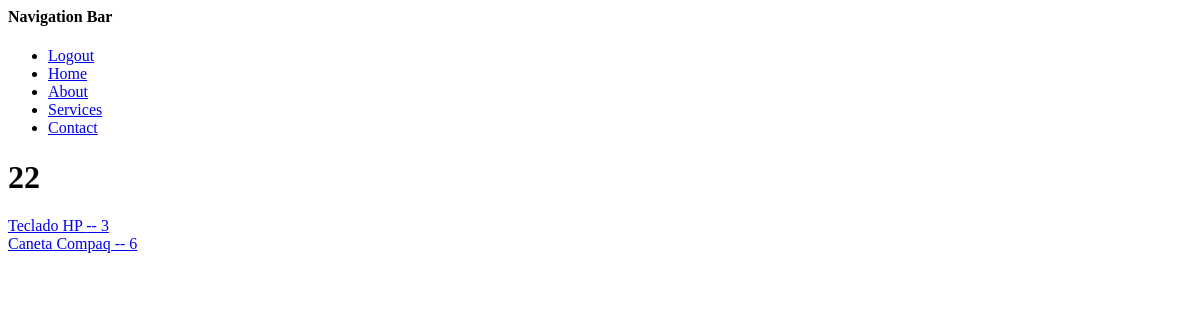
Page /local/2/ (signed in) on the earlier database version.
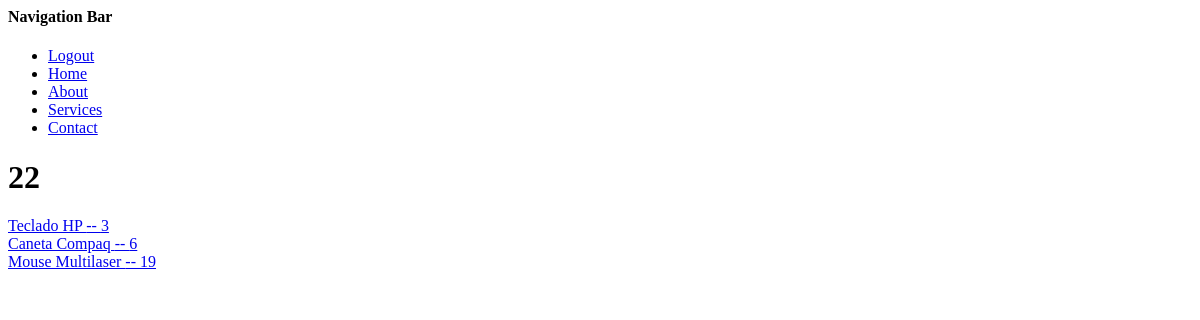
Same page on the later database version.
### base/models.py (models this page shows, shortened)
class MaterialQuantityStore(models.Model):
    material = models.ForeignKey(Material, on_delete=models.RESTRICT)
    local_store = models.ForeignKey(LocalStore, on_delete=models.RESTRICT)
    quantity_material = models.IntegerField(null=False, blank=False)

class Material (models.Model):
    name = models.CharField(unique=True, max_length=100, null=False)
    description = models.TextField(unique=False, null=True)
    measureUnit = models.CharField(unique=False, max_length=30, null=False)
    updated = models.DateTimeField(auto_now=True)
    created = models.DateTimeField(auto_now_add=True)
    class Meta:
        ordering = ["name"]
    def __str__(self):
        return self.name

### base/views.py (the view)
# urls.py: path("local/<str:pk>/", views.local_item, name="local_item"),
@login_required(login_url="login")
def local_item(request, pk):
    local= LocalStore.objects.get(id=pk)
    materialquantitystores = MaterialQuantityStore.objects.filter(local_store=local)
    context={"local":local, "materialquantitystores":materialquantitystores}
    return render(request,"base/local_item.html", context)

### base/models.py (called while the page is built)
    def __str__(self):
        return self.sala

### base/templates/base/local_item.html
{%extends "main.html"%}
{%block content%}
<h1> {{local}} </h1>
<div>
    {%for materialquantitystore in materialquantitystores%}
        <div>
        <a href="/material/{{material.id}}">{{materialquantitystore.material}} -- {{materialquantitystore.quantity_material}}</a>
        </div>
    {%endfor%}
</div>
{%endblock content%}

Differences in the rows shown:
added MaterialQuantityStore: material "Mouse Multilaser", quantity_material "19"
